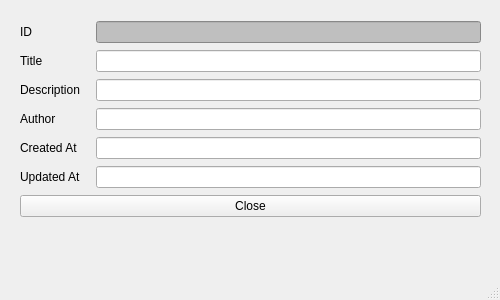
<?xml version="1.0" encoding="UTF-8"?>
<ui version="4.0">
 <class>MainWindow</class>
 <widget class="QMainWindow" name="MainWindow">
  <property name="geometry">
   <rect>
    <x>0</x>
    <y>0</y>
    <width>500</width>
    <height>300</height>
   </rect>
  </property>
  <property name="windowTitle">
   <string>MainWindow</string>
  </property>
  <widget class="QWidget" name="centralwidget">
   <widget class="QWidget" name="verticalLayoutWidget">
    <property name="geometry">
     <rect>
      <x>20</x>
      <y>20</y>
      <width>461</width>
      <height>202</height>
     </rect>
    </property>
    <layout class="QVBoxLayout" name="verticalLayout">
     <item>
      <layout class="QHBoxLayout" name="horizontalLayout">
       <item>
        <widget class="QLabel" name="label">
         <property name="minimumSize">
          <size>
           <width>70</width>
           <height>0</height>
          </size>
         </property>
         <property name="text">
          <string>ID</string>
         </property>
        </widget>
       </item>
       <item>
        <widget class="QLineEdit" name="pollIdLineEdit">
         <property name="styleSheet">
          <string notr="true">background-color: rgb(191, 191, 191);</string>
         </property>
         <property name="readOnly">
          <bool>true</bool>
         </property>
        </widget>
       </item>
      </layout>
     </item>
     <item>
      <layout class="QHBoxLayout" name="horizontalLayout_3">
       <item>
        <widget class="QLabel" name="label_3">
         <property name="minimumSize">
          <size>
           <width>70</width>
           <height>0</height>
          </size>
         </property>
         <property name="text">
          <string>Title</string>
         </property>
        </widget>
       </item>
       <item>
        <widget class="QLineEdit" name="titleLineEdit">
         <property name="readOnly">
          <bool>true</bool>
         </property>
        </widget>
       </item>
      </layout>
     </item>
     <item>
      <layout class="QHBoxLayout" name="horizontalLayout_4">
       <item>
        <widget class="QLabel" name="label_4">
         <property name="minimumSize">
          <size>
           <width>70</width>
           <height>0</height>
          </size>
         </property>
         <property name="text">
          <string>Description</string>
         </property>
        </widget>
       </item>
       <item>
        <widget class="QLineEdit" name="descriptionLineEdit">
         <property name="readOnly">
          <bool>true</bool>
         </property>
        </widget>
       </item>
      </layout>
     </item>
     <item>
      <layout class="QHBoxLayout" name="horizontalLayout_5">
       <item>
        <widget class="QLabel" name="label_5">
         <property name="minimumSize">
          <size>
           <width>70</width>
           <height>0</height>
          </size>
         </property>
         <property name="text">
          <string>Author</string>
         </property>
        </widget>
       </item>
       <item>
        <widget class="QLineEdit" name="authorLineEdit">
         <property name="readOnly">
          <bool>true</bool>
         </property>
        </widget>
       </item>
      </layout>
     </item>
     <item>
      <layout class="QHBoxLayout" name="horizontalLayout_2">
       <item>
        <widget class="QLabel" name="label_2">
         <property name="minimumSize">
          <size>
           <width>70</width>
           <height>0</height>
          </size>
         </property>
         <property name="text">
          <string>Created At</string>
         </property>
        </widget>
       </item>
       <item>
        <widget class="QLineEdit" name="createdAtLineEdit">
         <property name="readOnly">
          <bool>true</bool>
         </property>
        </widget>
       </item>
      </layout>
     </item>
     <item>
      <layout class="QHBoxLayout" name="horizontalLayout_6">
       <item>
        <widget class="QLabel" name="label_6">
         <property name="minimumSize">
          <size>
           <width>70</width>
           <height>0</height>
          </size>
         </property>
         <property name="text">
          <string>Updated At</string>
         </property>
        </widget>
       </item>
       <item>
        <widget class="QLineEdit" name="updatedAtLineEdit">
         <property name="readOnly">
          <bool>true</bool>
         </property>
        </widget>
       </item>
      </layout>
     </item>
     <item>
      <layout class="QHBoxLayout" name="horizontalLayout_7">
       <item>
        <widget class="QPushButton" name="closeButton">
         <property name="text">
          <string>Close</string>
         </property>
        </widget>
       </item>
      </layout>
     </item>
    </layout>
   </widget>
  </widget>
  <widget class="QStatusBar" name="statusbar"/>
 </widget>
 <resources/>
 <connections/>
</ui>
